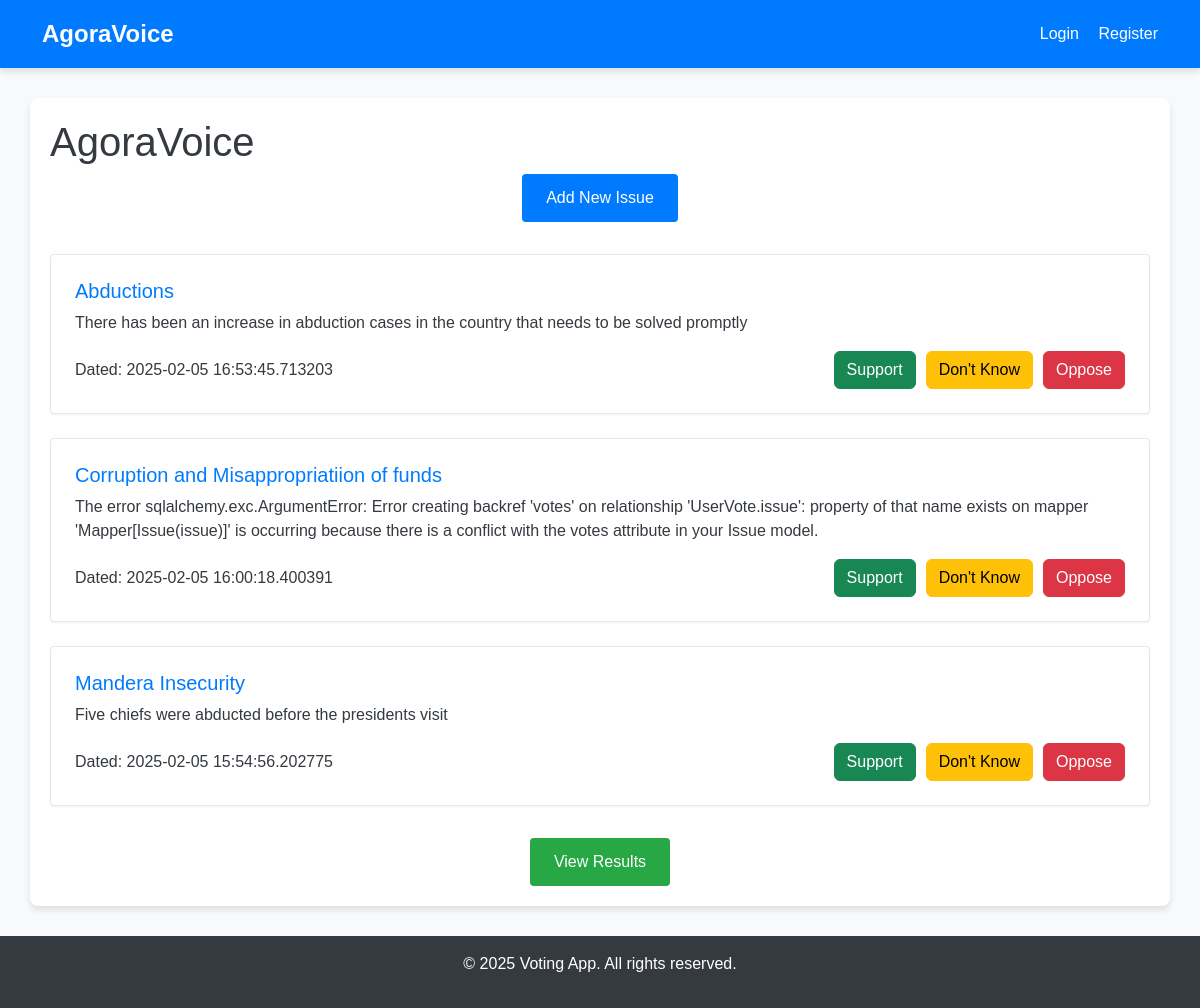
Before: / with the older database file.
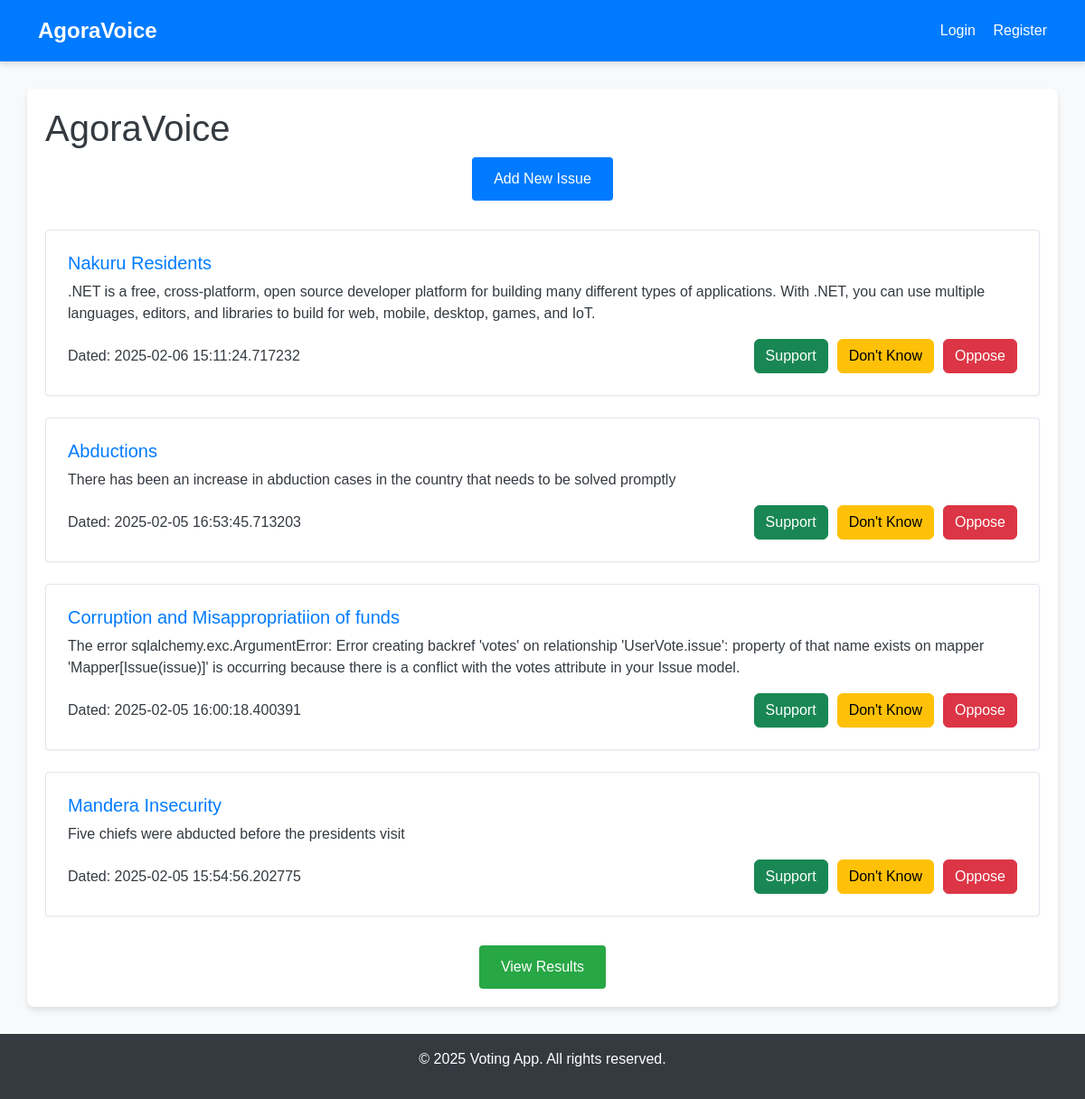
After: the same page with the newer database file.
### app.py (models this page shows)
class Issue(db.Model):
    id = db.Column(db.Integer, primary_key=True)
    title = db.Column(db.String(100), nullable=False)
    description = db.Column(db.Text)
    votes = db.Column(db.Integer, default=0)
    category_id = db.Column(db.Integer, db.ForeignKey('category.id'))
    category = db.relationship('Category', backref='issues')
    created_at = db.Column(db.DateTime, default=datetime.utcnow)
    updated_at = db.Column(db.DateTime, default=datetime.utcnow, onupdate=datetime.utcnow)

### app.py (the view)
@app.route('/')
def index():
    sort_by = request.args.get('sort', 'date')
    category_filter = request.args.get('category')
    query = Issue.query
    if category_filter:
        query = query.filter_by(category_id=category_filter)
    if sort_by == 'votes':
        query = query.order_by(Issue.votes.desc())
    else:  # Default sort by date
        query = query.order_by(Issue.created_at.desc())
    issues = query.all()
    categories = Category.query.all()
    return render_template(
        'index.html',
        issues=issues,
        categories=categories,
        current_sort=sort_by,
        current_category=category_filter
    )

### app/templates/index.html (shortened to what this page needs)
{% extends "base.html" %}
{% block extra_head %}
  <link rel="stylesheet" href="{{ url_for('static', filename='index.css') }}">
{% endblock %}
{% block content %}
<section class="actions">
    <a href="{{ url_for('add_issue') }}" class="button">Add New Issue</a>
</section>
<section class="issues-list">
    {% if issues %}
        {% for issue in issues %}
        <article class="issue">
            <header>
                <h3>{{ issue.title }}</h3>
            </header>
            <p>{{ issue.description }}</p>
            <div class="vote-section">
                <span>Dated: {{ issue.created_at }}</span>
                <form action="{{ url_for('vote', issue_id=issue.id) }}" method="POST">
                    <button type="submit" name="vote_type" value="agree" class="btn btn-success">Support</button>
                    <button type="submit" name="vote_type" value="not_sure" class="btn btn-warning">Don't Know</button>
                    <button type="submit" name="vote_type" value="disagree" class="btn btn-danger">Oppose</button>
                </form>
            </div>
        </article>
        {% endfor %}
    {% else %}
        <p>No issues found. Please add an issue.</p>
    {% endif %}
</section>
<section class="results-link">
    <a href="{{ url_for('results') }}" class="button">View Results</a>
</section>
{% endblock %}

### app/templates/base.html (shortened to what this page needs)
<!DOCTYPE html>
<html lang="en">
<head>
  <link rel="stylesheet" href="https://cdn.jsdelivr.net/npm/bootstrap@5.3.0/dist/css/bootstrap.min.css">
  <link rel="stylesheet" href="{{ url_for('static', filename='base.css') }}">
  {% block extra_head %}{% endblock %}
</head>
<body>
  <header>
    <div class="navbar">
      <div class="container">
        <a class="logo" href="{{ url_for('index') }}">AgoraVoice</a>
        <nav>
          {% if current_user.is_authenticated %}
            <span>Welcome, {{ current_user.username }}</span>
            <a href="{{ url_for('logout') }}">Logout</a>
            {% if current_user.is_admin %}
              <a href="{{ url_for('admin') }}">Admin Panel</a>
            {% endif %}
          {% else %}
            <a href="{{ url_for('login') }}">Login</a>
            <a href="{{ url_for('register') }}">Register</a>
          {% endif %}
        </nav>
      </div>
    </div>
  </header>
  <main class="container">
    <h1>AgoraVoice</h1>
    {% block content %}{% endblock %}
  </main>
  <footer>
    <div class="container">
      <p>&copy; {{ current_year if current_year is defined else "2025" }} Voting App. All rights reserved.</p>
    </div>
  </footer>
</body>
</html>

### static/base.css (style rules this page uses)
body { font-family: 'Poppins', sans-serif; background-color: #f8f9fa; color: #343a40; margin: 0; }
.navbar { background: #007bff; padding: 1rem 0; box-shadow: 0 4px 6px rgba(0, 0, 0, 0.1); }
.navbar .container { display: flex; justify-content: space-between; align-items: center; }
.navbar .logo { color: #fff; font-size: 1.5rem; font-weight: bold; text-decoration: none; }
.navbar nav a { color: #fff; margin-left: 15px; text-decoration: none; font-weight: 500; transition: color 0.3s ease; }
main.container { margin-top: 30px; padding: 20px; background: #fff; border-radius: 8px; box-shadow: 0 4px 6px rgba(0, 0, 0, 0.1); }
footer { background: #343a40; color: #fff; text-align: center; padding: 1rem 0; margin-top: 30px; }

### static/index.css (style rules this page uses)
.actions { text-align: center; margin-bottom: 2rem; }
.actions .button { display: inline-block; padding: 0.75rem 1.5rem; background-color: #007bff; color: #fff; border-radius: 0.25rem; font-weight: 500; text-decoration: none; transition: background-color 0.3s ease; }
.issues-list { margin-bottom: 2rem; }
.issues-list .issue { background-color: #fff; border: 1px solid #e3e6f0; border-radius: 0.25rem; padding: 1.5rem; margin-bottom: 1.5rem; box-shadow: 0 1px 3px rgba(0, 0, 0, 0.05); }
.issues-list .issue header h3 { margin-bottom: 0.5rem; color: #007bff; font-size: 1.25rem; }
.issues-list .issue p { margin-bottom: 1rem; }
.vote-section { display: flex; justify-content: space-between; align-items: center; flex-wrap: wrap; gap: 10px; }
.vote-section span { font-weight: 500; font-size: 1rem; }
.vote-section form { display: flex; gap: 10px; }
.results-link { text-align: center; margin-top: 2rem; }
.results-link .button { display: inline-block; padding: 0.75rem 1.5rem; background-color: #28a745; color: #fff; border-radius: 0.25rem; font-weight: 500; text-decoration: none; transition: background-color 0.3s ease; }

Changed rows visible on the page:
added Issue: title "Nakuru Residents", description ".NET is a free, cross-platform, open source developer platform for building many different types of applications. With .NET, you can use multiple languages, editors, and libraries to build for web, mobile, desktop, games, and IoT.", created_at "2025-02-06 15:11:24.717232"
